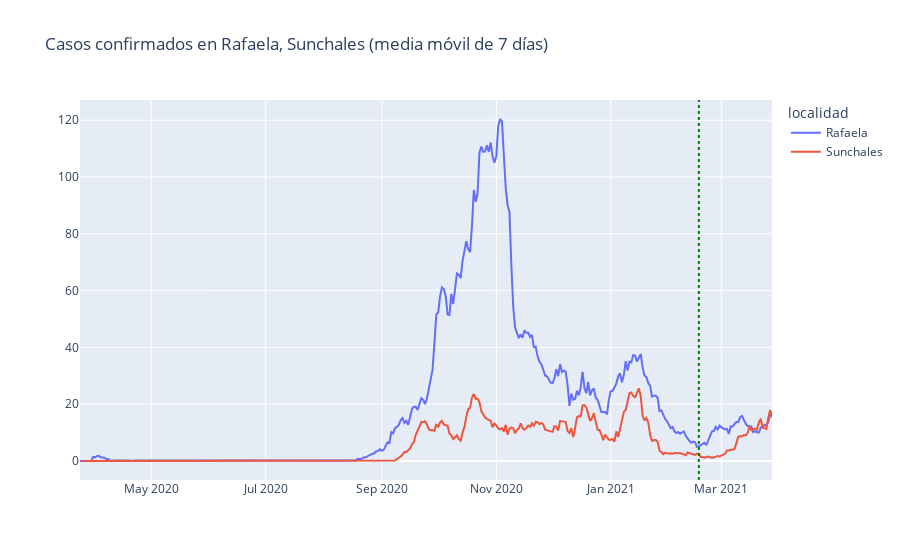

Here is the notebook cell this chart was saved with:
### Code cell
graficar(casos[casos.localidad.isin({"Rafaela", "Sunchales"})], por_localidad=True)

### Figure 1 — Plotly figure (JSON) as saved in the notebook; plotly's stock layout.template omitted (floating-point values rounded to 4 significant figures; data arrays with more than 128 entries replaced by an {"elided": "..."} marker saying what was removed)
{"data": [{"hovertemplate": "localidad=Rafaela<br>=%{y}<extra></extra>", "legendgroup": "Rafaela", "line": {"color": "#636efa", "dash": "solid"}, "mode": "lines", "name": "Rafaela", "orientation": "v", "showlegend": true, "type": "scatter", "x": {"elided": "370 str values"}, "xaxis": "x", "y": {"elided": "370 float values"}, "yaxis": "y"}, {"hovertemplate": "localidad=Sunchales<br>=%{y}<extra></extra>", "legendgroup": "Sunchales", "line": {"color": "#EF553B", "dash": "solid"}, "mode": "lines", "name": "Sunchales", "orientation": "v", "showlegend": true, "type": "scatter", "x": {"elided": "362 str values"}, "xaxis": "x", "y": {"elided": "362 float values"}, "yaxis": "y"}], "layout": {"legend": {"title": {"text": "localidad"}, "tracegroupgap": 0}, "shapes": [{"line": {"color": "green", "dash": "dot", "width": 2}, "type": "line", "x0": "2021-02-17T00:00:00", "x1": "2021-02-17T00:00:00", "xref": "x", "y0": 0, "y1": 1, "yref": "y domain"}], "title": {"text": "Casos confirmados en Rafaela, Sunchales (media móvil de 7 días)"}, "xaxis": {"anchor": "y", "domain": [0, 1], "title": {"text": ""}}, "yaxis": {"anchor": "x", "domain": [0, 1], "title": {"text": ""}}}}
